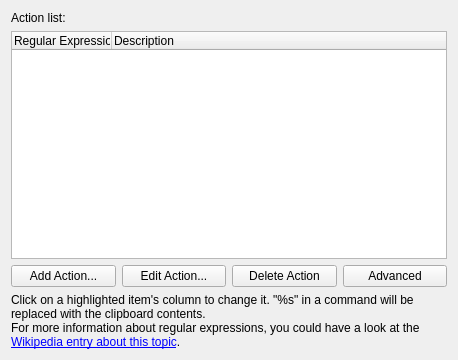
<?xml version="1.0" encoding="UTF-8"?>
<ui version="4.0">
 <class>ActionsWidget</class>
 <widget class="QWidget" name="ActionsWidget">
  <property name="geometry">
   <rect>
    <x>0</x>
    <y>0</y>
    <width>458</width>
    <height>360</height>
   </rect>
  </property>
  <layout class="QVBoxLayout" name="verticalLayout">
   <item>
    <widget class="QLabel" name="label">
     <property name="text">
      <string>Action list:</string>
     </property>
    </widget>
   </item>
   <item>
    <widget class="ActionsTreeWidget" name="kcfg_ActionList">
     <property name="contextMenuPolicy">
      <enum>Qt::CustomContextMenu</enum>
     </property>
     <column>
      <property name="text">
       <string>Regular Expression</string>
      </property>
     </column>
     <column>
      <property name="text">
       <string>Description</string>
      </property>
     </column>
    </widget>
   </item>
   <item>
    <layout class="QHBoxLayout" name="horizontalLayout">
     <item>
      <widget class="QPushButton" name="pbAddAction">
       <property name="text">
        <string>Add Action...</string>
       </property>
      </widget>
     </item>
     <item>
      <widget class="QPushButton" name="pbEditAction">
       <property name="text">
        <string>Edit Action...</string>
       </property>
      </widget>
     </item>
     <item>
      <widget class="QPushButton" name="pbDelAction">
       <property name="text">
        <string>Delete Action</string>
       </property>
      </widget>
     </item>
     <item>
      <widget class="QPushButton" name="pbAdvanced">
       <property name="text">
        <string>Advanced</string>
       </property>
      </widget>
     </item>
    </layout>
   </item>
   <item>
    <widget class="QLabel" name="label_2">
     <property name="text">
      <string>Click on a highlighted item's column to change it. &quot;%s&quot; in a command will be replaced with the clipboard contents.&lt;br&gt;For more information about regular expressions, you could have a look at the &lt;a href=&quot;http://en.wikipedia.org/wiki/Regular_expression&quot;&gt;Wikipedia entry about this topic&lt;/a&gt;.</string>
     </property>
     <property name="textFormat">
      <enum>Qt::RichText</enum>
     </property>
     <property name="wordWrap">
      <bool>true</bool>
     </property>
    </widget>
   </item>
  </layout>
 </widget>
 <customwidgets>
  <customwidget>
   <class>ActionsTreeWidget</class>
   <extends>QTreeWidget</extends>
   <header>actionstreewidget.h</header>
  </customwidget>
 </customwidgets>
 <resources/>
 <connections/>
</ui>
